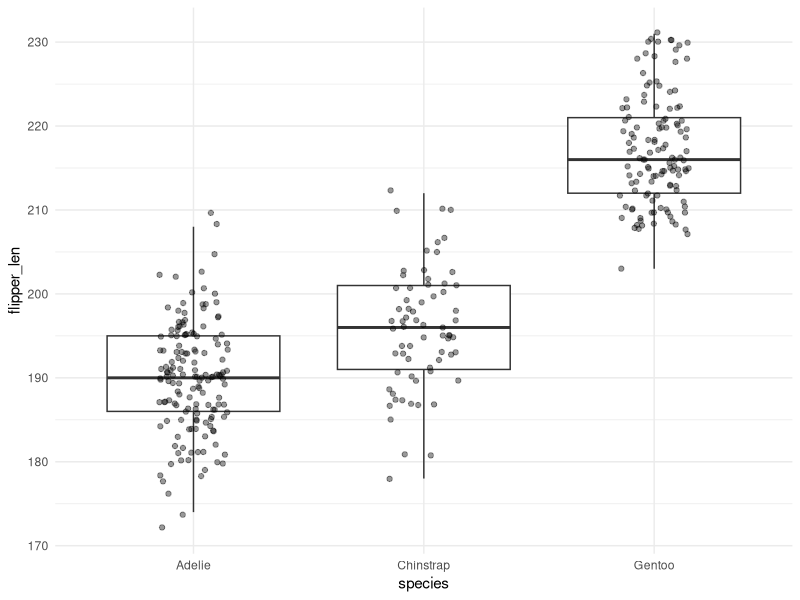
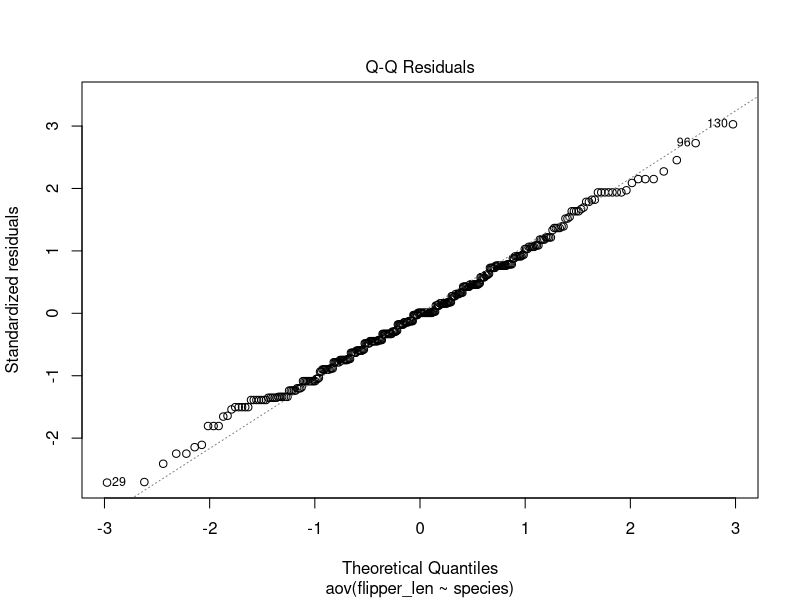
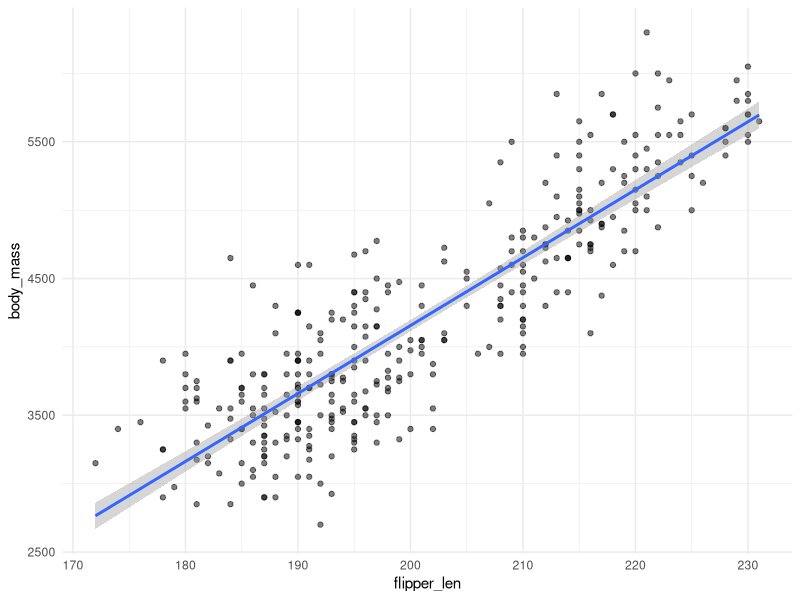
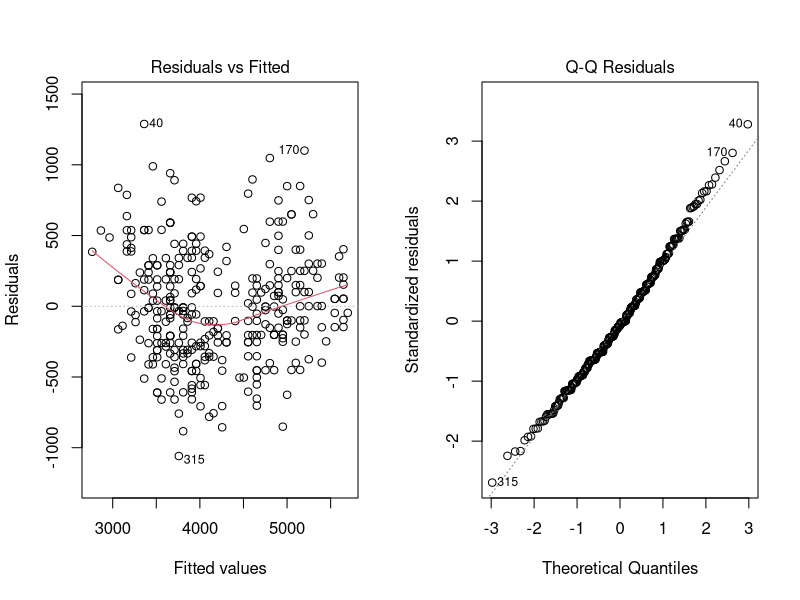
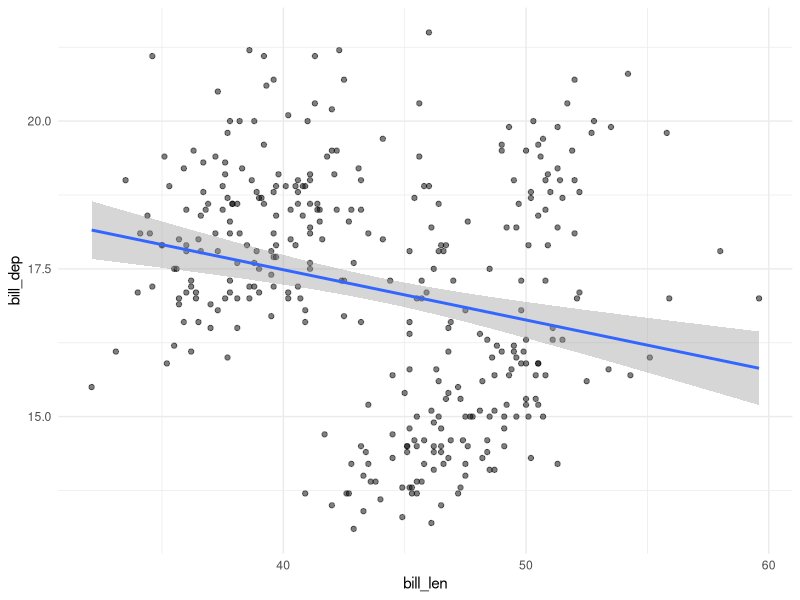
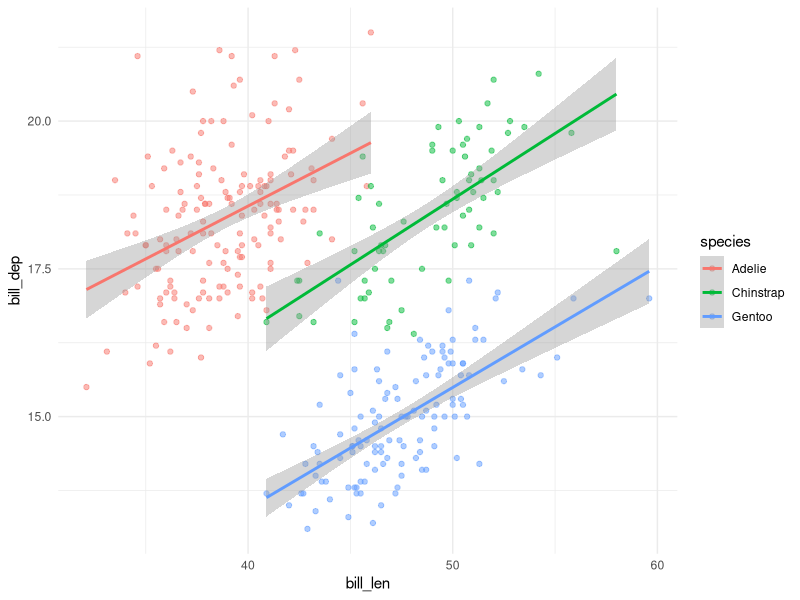

These figures' R source, in order:
## ---- chunk 1
#| include: false
Sys.setenv(LANGUAGE = "en")
suppressPackageStartupMessages({library(tidyverse); library(car)})
theme_set(theme_minimal())
knitr::opts_chunk$set(fig.width = 7, fig.height = 3.8, out.width = "85%", message = FALSE)
# copie locale de /home/public/stat/penguins.tsv
manchots <- read_tsv("data/penguins.tsv", show_col_types = FALSE)
## ---- chunk 2
ggplot(manchots, aes(species, flipper_len)) +
  geom_boxplot(outlier.shape = NA) +
  geom_jitter(width = 0.15, alpha = 0.4)

modele_aov <- aov(flipper_len ~ species, data = manchots)
summary(modele_aov)
## ---- chunk 3
TukeyHSD(modele_aov)
## ---- chunk 4
plot(modele_aov, which = 2)
leveneTest(flipper_len ~ factor(species), data = manchots)
kruskal.test(flipper_len ~ species, data = manchots)
## ---- chunk 5
ggplot(manchots, aes(flipper_len, body_mass)) +
  geom_point(alpha = 0.5) +
  geom_smooth(method = "lm")

modele <- lm(body_mass ~ flipper_len, data = manchots)
summary(modele)
nobs(modele)
## ---- chunk 6
#| fig-width: 9
par(mfrow = c(1, 2))
plot(modele, which = 1:2)
## ---- chunk 7
ggplot(manchots, aes(bill_len, bill_dep)) +
  geom_point(alpha = 0.5) +
  geom_smooth(method = "lm")

ggplot(manchots, aes(bill_len, bill_dep, colour = species)) +
  geom_point(alpha = 0.5) +
  geom_smooth(method = "lm")

coef(lm(bill_dep ~ bill_len, data = manchots))
coef(lm(bill_dep ~ bill_len + species, data = manchots))
## ---- chunk 8
summary(aov(body_mass ~ year, data = manchots))
summary(aov(body_mass ~ factor(year), data = manchots))
## ---- chunk 9
1 - 0.95^3
## ---- chunk 10
predict(modele, newdata = tibble(flipper_len = 150))
range(manchots$flipper_len, na.rm = TRUE)
## ---- chunk 11
cor.test(manchots$bill_len, manchots$bill_dep)
manchots |> summarise(r = cor(bill_len, bill_dep, use = "complete.obs"), .by = species)
## ---- chunk 12
coef(lm(body_mass ~ species, data = manchots))
manchots |> summarise(moyenne = mean(body_mass, na.rm = TRUE), .by = species)
